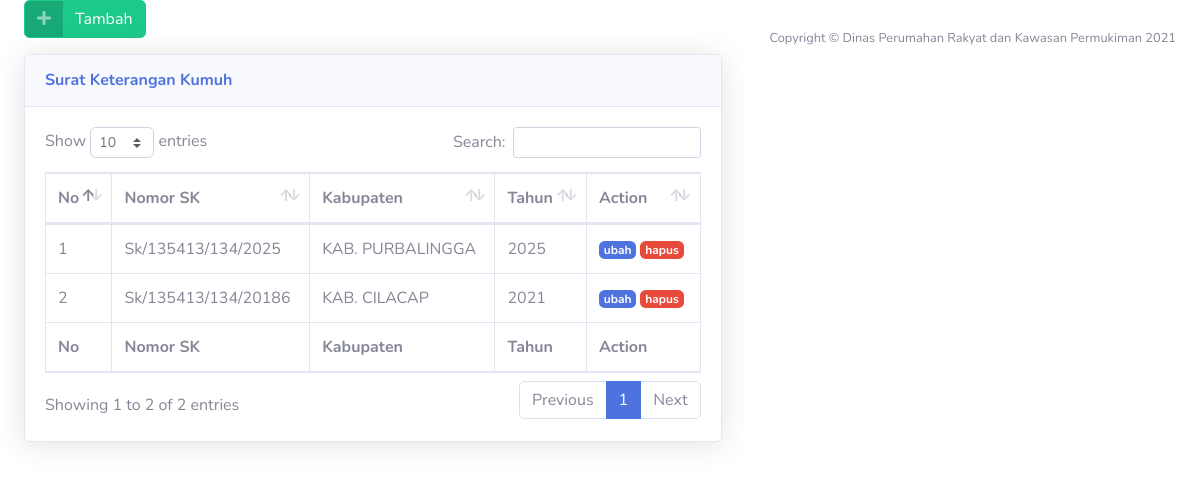
Before: /index.php/user/sk_kumuh with the older database file.
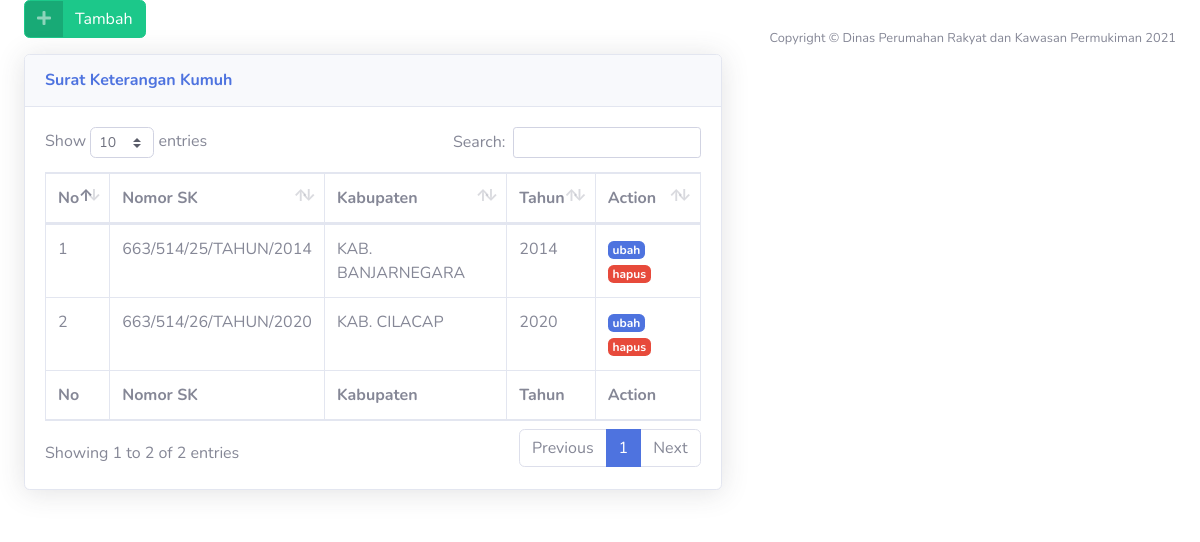
After: the same page with the newer database file.
### tables this page shows
CREATE TABLE `surat_keterangan_kumuh` (
  `id_sk` int(11) NOT NULL,
  `sk` varchar(40) NOT NULL,
  `tahun` int(4) NOT NULL,
  `regency_id` char(5) NOT NULL
);

CREATE TABLE `reg_regencies` (
  `id` char(5) NOT NULL,
  `province_id` char(2) NOT NULL,
  `name` varchar(255) NOT NULL
);

### application/controllers/User.php (called while the page is built, shortened)
<?php
class User extends CI_Controller
{
    public function __construct()
    {
        $this->load->model('alosista_model');
    }
    public function sk_kumuh()
    {
        $data['content'] =  $this->alosista_model->get_sk_kumuh();
        $data['title'] =  "SK Kumuh";
        $data['user'] =  $this->db->get_where('user', ['email' => $this->session->userdata('email')])->row_array();
        $this->load->view('template/header', $data);
        $this->load->view('suratketerangankumuh', $data);
        $this->load->view('template/footer');
    }
}

### index.php (called while the page is built, shortened)
<?php
require_once BASEPATH.'core/CodeIgniter.php';

### application/models/Alosista_model.php (called while the page is built, shortened)
<?php
class Alosista_model extends CI_Model
{
    public function get_sk_kumuh()
    {
        return $this->db->from('surat_keterangan_kumuh')->join('reg_regencies', 'reg_regencies.id=surat_keterangan_kumuh.regency_id', 'LEFT')->get()->result_array();
    }
}

### application/views/suratketerangankumuh.php (the view)
<div class="container-fluid">
    <a class="btn btn-success btn-icon-split mb-3 ml-auto" href="<?php echo base_url('user/sk_kumuh_tambah') ?>"><span class="icon text-white-50">
            <i class="fas fa-plus"></i>
        </span>
        <span class="text">Tambah</span></a>
    <div class="card shadow mb-4 ">
        <div class="card-header py-3">
            <h6 class="m-0 font-weight-bold text-primary">Surat Keterangan Kumuh</h6>
        </div>
        <div class="card-body">
            <div class="table-responsive">
                <table class="table table-bordered" id="dataTable" width="100%" cellspacing="0">
                    <thead>
                        <tr>
                            <th>No</th>
                            <th>Nomor SK</th>
                            <th>Kabupaten</th>
                            <th>Tahun</th>
                            <th>Action</th>
                        </tr>
                    </thead>
                    <tfoot>
                        <tr>
                            <th>No</th>
                            <th>Nomor SK</th>
                            <th>Kabupaten</th>
                            <th>Tahun</th>
                            <th>Action</th>
                        </tr>
                    </tfoot>
                    <tbody>
                        <?php $i = 1; ?>
                        <?php foreach ($content as $key) : ?>
                            <tr>
                                <td><?php echo $i++; ?></td>
                                <td><?php echo $key['sk']; ?></td>
                                <td><?php echo $key['name']; ?></td>
                                <td><?php echo $key['tahun']; ?></td>
                                <td>
                                    <a href="<?php echo base_url('user/sk_kumuh_ubah/') ?><?php echo $key['id_sk'] ?>"><span class="badge badge-primary">ubah</span></a>
                                    <a href=" <?php echo base_url('user/sk_kumuh_hapus/') ?><?php echo $key['id_sk'] ?>"><span class="badge badge-danger" onclick="return confirm('yakin')">hapus</span></a>
                                </td>
                            </tr>
                        <?php endforeach; ?>
                    </tbody>
                </table>
            </div>
        </div>
    </div>
</div>

### application/views/template/header.php (shortened to what this page needs)
<!DOCTYPE html>
<html lang="en">
<head>
    <link href="<?php echo base_url() ?>assets/vendor/fontawesome-free/css/all.min.css" rel="stylesheet" type="text/css">
    <link href="<?php echo base_url() ?>assets/css/sb-admin-2.min.css" rel="stylesheet">
    <link href="<?php echo base_url() ?>assets/vendor/datatables/dataTables.bootstrap4.min.css" rel="stylesheet">
</head>
<body id="page-top">
    <div id="wrapper">

### application/views/template/footer.php (shortened to what this page needs)
<footer class="sticky-footer bg-white">
    <div class="container my-auto">
        <div class="copyright text-center my-auto">
            <span>Copyright &copy; Dinas Perumahan Rakyat dan Kawasan Permukiman 2021</span>
        </div>
    </div>
</footer>
</div>
<link rel="stylesheet" href="https://cdn.jsdelivr.net/npm/bootstrap-select@1.13.14/dist/css/bootstrap-select.min.css">
</body>
</html>

Changed rows visible on the page:
removed surat_keterangan_kumuh: sk "Sk/135413/134/2025", regency.name "KAB. PURBALINGGA", tahun "2025"
removed surat_keterangan_kumuh: sk "Sk/135413/134/20186", regency.name "KAB. CILACAP", tahun "2021"
added surat_keterangan_kumuh: sk "663/514/25/TAHUN/2014", regency.name "KAB. BANJARNEGARA", tahun "2014"
added surat_keterangan_kumuh: sk "663/514/26/TAHUN/2020", regency.name "KAB. CILACAP", tahun "2020"
